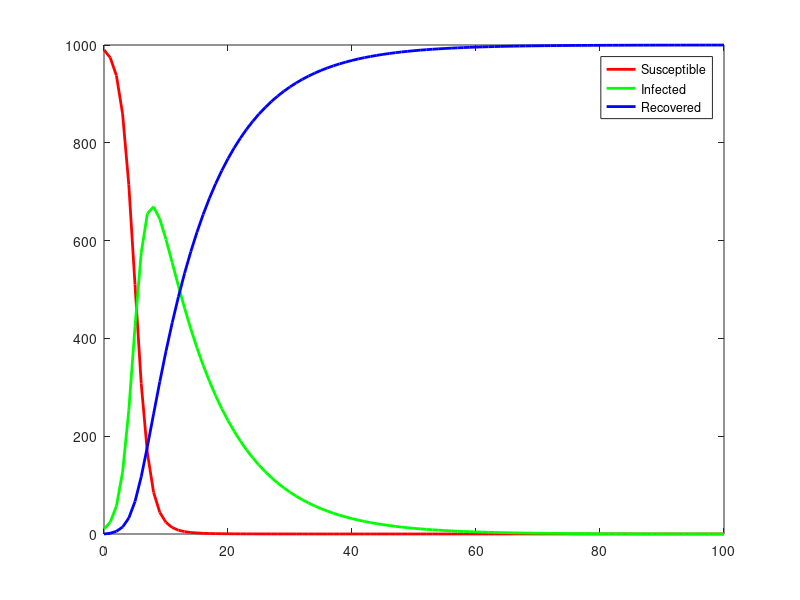

The MATLAB source for this figure:
Beta = 1;
Gamma = 0.1;

a = 1;
b = 100;
h = 1;
n = (b-a)/h;
n = n+1;

T = zeros(1,n+1);
T(1) = a-h;

Susceptible = zeros(1,n+1);
Infected = zeros(1,n+1);
Recovered = zeros(1,n+1);
Susceptible(1) = 990;
Infected(1) = 10;
Recovered(1) = 0;

N = Susceptible(1)+Infected(1)+Recovered(1);
dS = @(T,S,I) (-Beta/N)*S*I;
dI = @(T,I,S) (Beta/N)*S*I - Gamma*I;
dR = @(T,R,I) Gamma*I;

for i = 1:n
    T(i+1) = T(i)+h;

    k1s = dS(T(i),Susceptible(i),Infected(i));
    k1i = dI(T(i),Infected(i),Susceptible(i));
    k1r = dR(T(i),Recovered(i),Infected(i));

    k2s = dS(T(i)+0.5*h,Susceptible(i)+0.5*k1s*h,Infected(i)+0.5*k1i*h);
    k2i = dI(T(i)+0.5*h,Infected(i)+0.5*k1i*h,Susceptible(i)+0.5*k1s*h);
    k2r = dR(T(i)+0.5*h,Recovered(i)+0.5*k1r*h,Infected(i)+0.5*k1i*h);

    k3s = dS(T(i)+0.5*h,Susceptible(i)+0.5*k2s*h,Infected(i)+0.5*k2i*h);
    k3i = dI(T(i)+0.5*h,Infected(i)+0.5*k2i*h,Susceptible(i)+0.5*k2s*h);
    k3r = dR(T(i)+0.5*h,Recovered(i)+0.5*k2r*h,Infected(i)+0.5*k2i*h);

    k4s = dS(T(i)+h,Susceptible(i)+k3s*h,Infected(i)+k3i*h);
    k4i = dI(T(i)+h,Infected(i)+k3i*h,Susceptible(i)+k3s*h);
    k4r = dR(T(i)+h,Recovered(i)+k3r*h,Infected(i)+k3i*h);

    Susceptible(i+1) = Susceptible(i) + (1/6)*(k1s+2*k2s+2*k3s+k4s)*h;
    Infected(i+1) = Infected(i) + (1/6)*(k1i+2*k2i+2*k3i+k4i)*h;
    Recovered(i+1) = Recovered(i) + (1/6)*(k1r+2*k2r+2*k3r+k4r)*h;
end

figure(1);
plot(T,Susceptible,'r','LineWidth',2);
hold on
plot(T,Infected,'g','LineWidth',2);
plot(T,Recovered,'b','LineWidth',2);
hold off
legend('Susceptible','Infected','Recovered');
